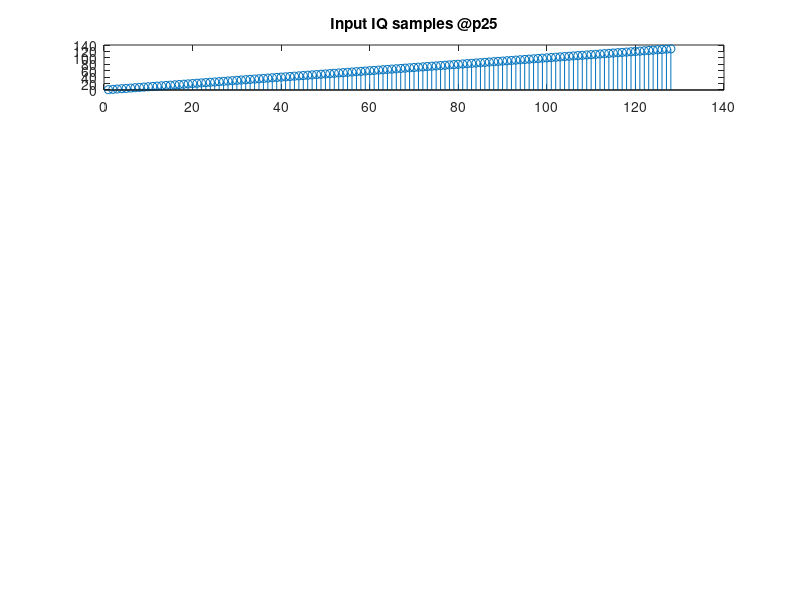

Write the MATLAB code that produced this figure. (Note: this script raises an error after producing the figure.)
% This program is to generate an input and output sample file for VHA DUC
% testing at p25 gsps

num_vectors = 4;
num_samples_per_vector = 32;
num_samples = num_vectors * num_samples_per_vector;

for i = 1:num_samples
    %input_iq (i) = (bitor(i, bitshift(i, 16)));
    input_iq (i) = i;        % ramp
end

n1 = 1:1:num_samples;
subplot(6,1,1); grid on;
stem(n1, input_iq); title("Input IQ samples @p25");

% write this into a file which can be sourced while running on FRIO
fileId = fopen("input_samples/upconversion/single_band_upconversion_p25.txt", "w");
fprintf(fileId, "%08x\n", input_iq);
fclose(fileId);

% input_iq should be scaled down before giving as input to the matlab model
scale_factor = 2^-15;
input_iq_for_model = (input_iq * scale_factor);

% no filters enabled
config.vha_hbf_stages = [0 0 0 0 0];

% now do an interpolation
output_iq_from_model_p25 = vha_interpolate(input_iq_for_model, config);

% now scale the samples up
scale_factor = 2^15;
output_iq_p25 = (output_iq_from_model_p25 * scale_factor);

n2 = 1:1:length(output_iq_p25);
subplot(6, 1, 2); grid on;
stem(n2, output_iq_p25);  title ("Output - No filters enabled");

% write this output to another file
fileId = fopen("output_samples/upconversion/p25/single_band_upconversion_p25.txt", "w");
fprintf(fileId, "%08x\n", output_iq_p25);
fclose(fileId);

% enable w1
config.vha_hbf_stages = [1 0 0 0 0];

% now do an interpolation
output_iq_from_model_p5 = vha_interpolate(input_iq_for_model, config);

% now scale the samples up
output_iq_p5 = (output_iq_from_model_p5 * scale_factor);

n2 = 1:1:length(output_iq_p5);
subplot(6, 1, 3); grid on; 
stem(n2, output_iq_p5); title ("Output - W1 enabled");
fileId = fopen("output_samples/upconversion/p25/single_band_upconversion_p5.txt", "w");
fprintf(fileId, "%08x\n", output_iq_p5);
fclose(fileId);

% enable w1, w2
config.vha_hbf_stages = [1 1 0 0 0];

% now do an interpolation
output_iq_from_model_1 = vha_interpolate(input_iq_for_model, config);

% now scale the samples up
output_iq_1 = (output_iq_from_model_1 * scale_factor);

n2 = 1:1:length(output_iq_1);
subplot(6, 1, 4); grid on;
stem(n2, output_iq_1);title ("Output - W1, W2 enabled");
fileId = fopen("output_samples/upconversion/p25/single_band_upconversion_1.txt", "w");
fprintf(fileId, "%08x\n", output_iq_1);
fclose(fileId);

% enable w1, w2, w3
config.vha_hbf_stages = [1 1 1 0 0];

% now do an interpolation
output_iq_from_model_2 = vha_interpolate(input_iq_for_model, config);

% now scale the samples up
output_iq_2 = (output_iq_from_model_2 * scale_factor);

n2 = 1:1:length(output_iq_2);
subplot(6, 1, 5); grid on; 
stem(n2, output_iq_2); title ("Output - W1, W2, W3 enabled");
fileId = fopen("output_samples/upconversion/p25/single_band_upconversion_2.txt", "w");
fprintf(fileId, "%08x\n", output_iq_2);
fclose(fileId);

% enable w1, w2, w3, w4
config.vha_hbf_stages = [1 1 1 1 0];

% now do an interpolation
output_iq_from_model_4 = vha_interpolate(input_iq_for_model, config);

% now scale the samples up
output_iq_4 = (output_iq_from_model_4 * scale_factor);

n2 = 1:1:length(output_iq_4);
subplot(6, 1, 6); grid on;
stem(n2, output_iq_4);title ("Output - W1, W2, W3, W4 enabled");
fileId = fopen("output_samples/upconversion/p25/single_band_upconversion_4.txt", "w");
fprintf(fileId, "%08x\n", output_iq_4);
fclose(fileId);

clear;
